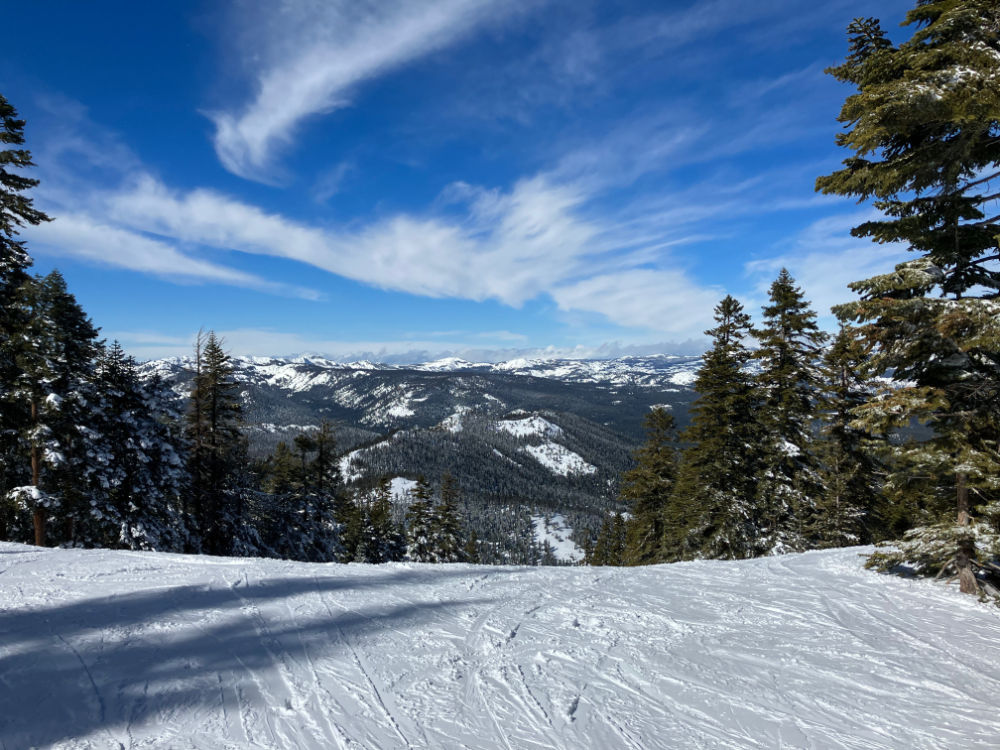
#> input picture images/tahoe.png, 1000 x 750 px; the run also reads 1 picture not shown here
$ python main.py
#> lines starting #> are read from the running program, lines starting #| are printed output that depends on the picture
import matplotlib.pyplot as plt
import matplotlib.image as mpimg
import cv2
import numpy as np


class Gene:
    def __init__(self, key, value):
        self.key = key
        self.value = value

    def modify(self, img):
        if self.key == "rotate":
            return rotate_image(img, self.value)
        if self.key == "scale":
            return scale_image(img, self.value)
        return img


class Image:
    def __init__(self, data, genes):
        self.data = data
        self.genes = genes

    def getData(self):
        img = self.data
        for gene in self.genes:
            img = gene.modify(img)
        return img


def rotate_image(img, angle):
    size_reverse = np.array(img.shape[1::-1])  # swap x with y
    M = cv2.getRotationMatrix2D(tuple(size_reverse / 2.0), angle, 1.0)
    MM = np.absolute(M[:, :2])
    size_new = MM @ size_reverse
    M[:, -1] += (size_new - size_reverse) / 2.0
    return cv2.warpAffine(img, M, tuple(size_new.astype(int)))


def scale_image(img, factor):
    height, width = img.shape[:2]
    return cv2.resize(img, (int(width * factor), int(height * factor)))


def main():
    original_image = cv2.imread("./images/tahoe.png", cv2.IMREAD_UNCHANGED)
#> original_image is the input picture: shape (750, 1000, 3); mean B, G, R 143.6, 118, 94.5

    square_image = cv2.imread("./images/square.png", cv2.IMREAD_UNCHANGED)

    # get rid of alpha channel
    if square_image.shape[2] == 3:
        square_bgr = square_image
    else:
        square_bgr = square_image[:, :, :3]

    genes = [Gene("rotate", 45), Gene("scale", 5)]
    img = Image(square_bgr, genes)

    height, width = original_image.shape[:2]
#> height = 750; width = 1000

    # apply all genes
    rotated_square = img.getData()
#> the loop in getData, `for gene in self.genes:` made 2 passes
#> pass 1, in getData, `img = gene.modify(img)`:
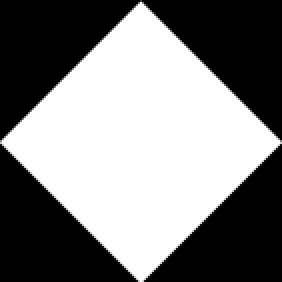
#> img: shape (141, 141, 3) (shown 2 times larger); min 0, max 255, mean 128.2
#> pass 2, in getData, `img = gene.modify(img)`:
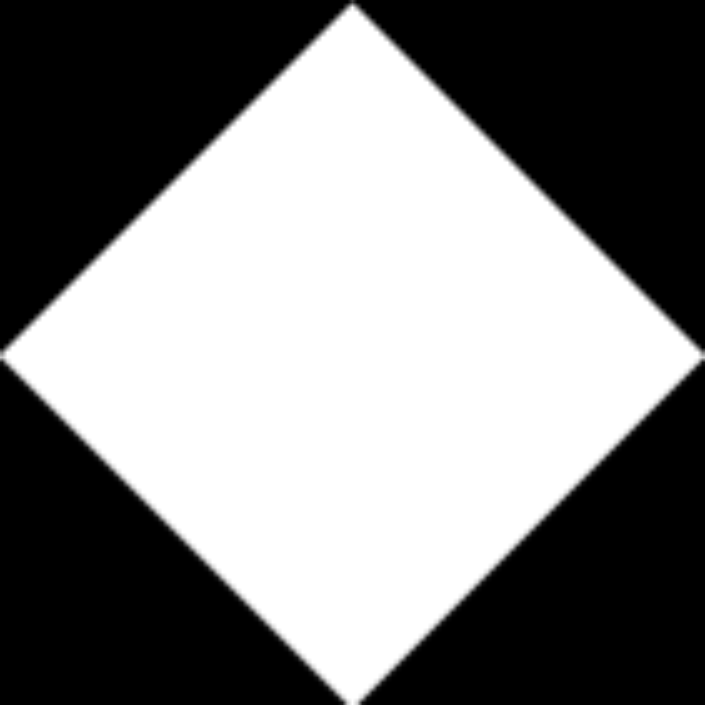
#> img: shape (705, 705, 3); min 0, max 255, mean 128.2

    overlay_x = 200
    overlay_y = -100

    # shift square image if negative coords
    if overlay_x < 0:
        rotated_square = rotated_square[:, abs(overlay_x) :]
        overlay_x = 0
    if overlay_y < 0:
        rotated_square = rotated_square[abs(overlay_y) :, :]
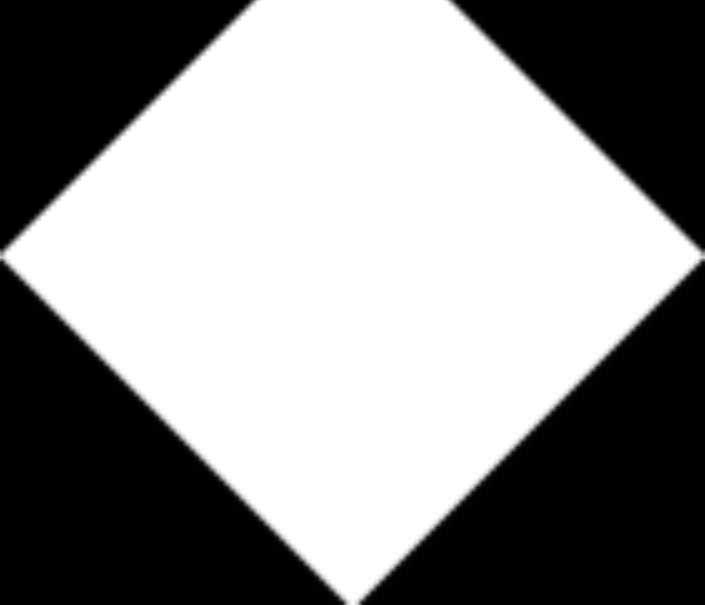
#> rotated_square: shape (605, 705, 3); min 0, max 255, mean 143.7
        overlay_y = 0

    rotated_height, rotated_width = rotated_square.shape[:2]
#> rotated_height = 605; rotated_width = 705

    if rotated_height == 0 or rotated_width == 0:
        # we are off the screen so no need to render
        return

    # deal with negatives
    max_overlay_x = width - rotated_width
#> max_overlay_x = 295
    max_overlay_y = height - rotated_height
#> max_overlay_y = 145

    overlay_x = min(overlay_x, max_overlay_x)
#> overlay_x = 200
    overlay_y = min(overlay_y, max_overlay_y)
#> overlay_y = 0

    # get region of interest chunk where overlay will replace
    roi = original_image[
        overlay_y : overlay_y + rotated_height,
        overlay_x : overlay_x + rotated_width,
    ]
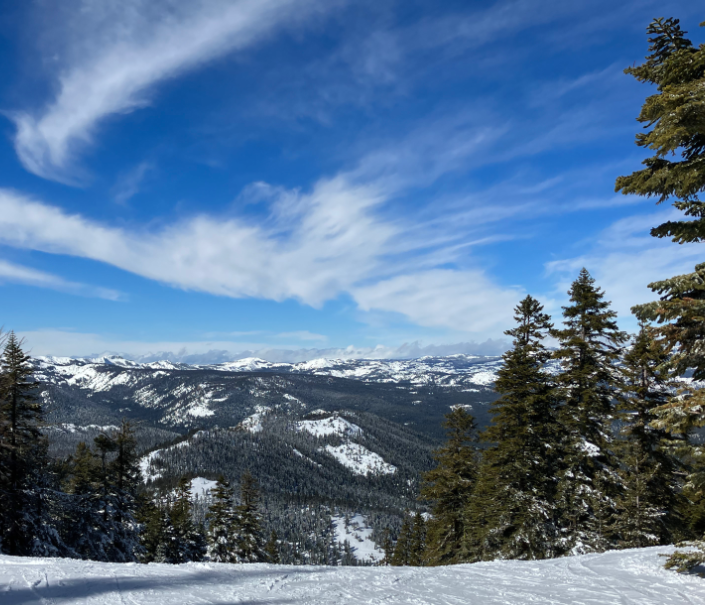
#> roi: shape (605, 705, 3); mean B, G, R 147.1, 115.8, 87.5

    # merge the 2
    overlay = cv2.addWeighted(roi, 1, rotated_square, 1, 0)
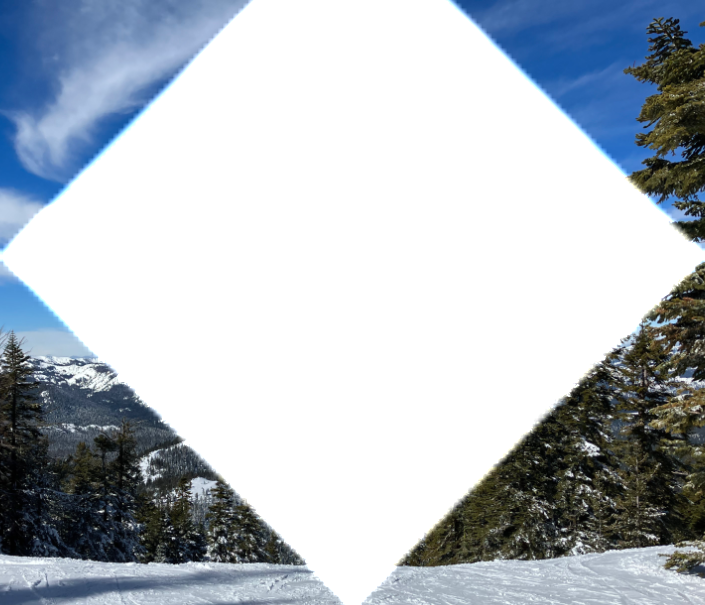
#> overlay: shape (605, 705, 3); mean B, G, R 195.7, 188.1, 180.7

    # put new overlay back
    original_image[
        overlay_y : overlay_y + rotated_height, overlay_x : overlay_x + rotated_width
    ] = overlay
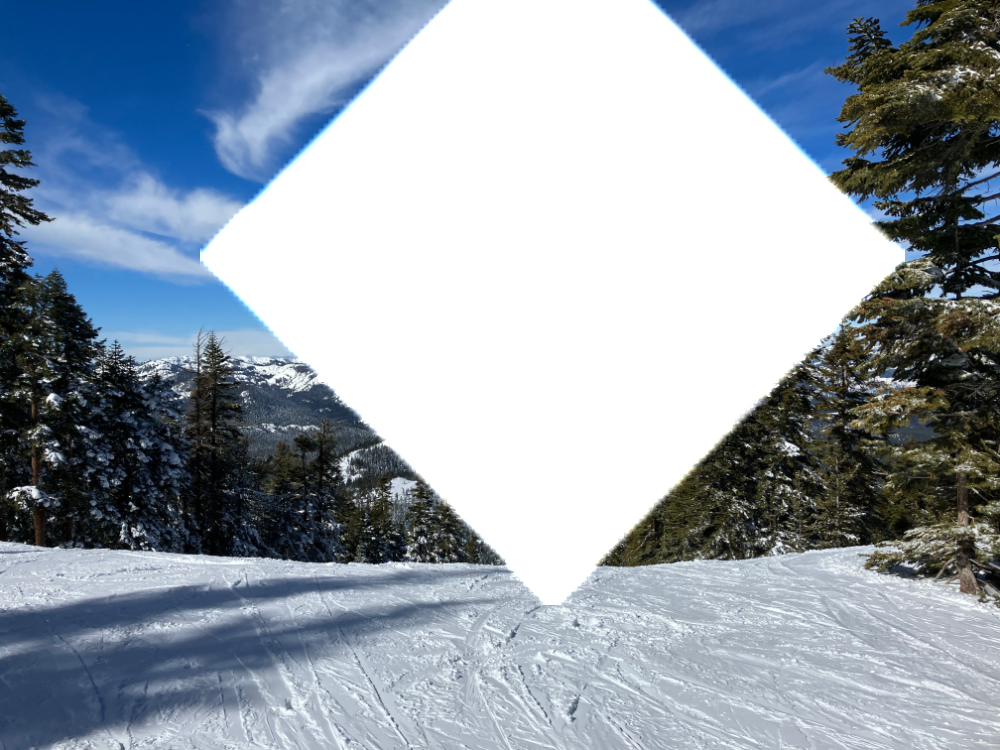
#> original_image: shape (750, 1000, 3); mean B, G, R 171.3, 159.2, 147.6

    cv2.imshow("Overlayed Image", original_image)
    cv2.waitKey(0)
    cv2.destroyAllWindows()


if __name__ == "__main__":
    main()
